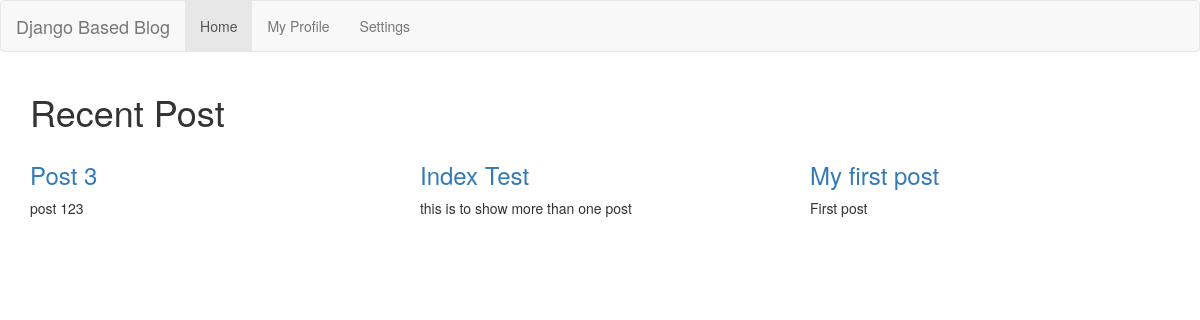
The page / on the database its author committed.
### blog/models.py (models this page shows, shortened)
class Post(models.Model):
    title = models.CharField(max_length=255)
    slug = models.SlugField(max_length=255, unique=True)
    summary = models.CharField(max_length=300)
    content = models.TextField()
    published = models.BooleanField(default=True)
    created = models.DateTimeField(auto_now_add=True)
    image = models.ImageField(upload_to='img')
    class Meta:
        ordering = ['-created']

### blog/views.py (the view)
# urls.py: url(r'^$', blog_views.index),
def index(request):
    posts = Post.objects.all()
    return render(request, 'index.html', {'posts': posts})

### blog/templates/index.html
{% extends 'base.html' %}
{% block content %}
    <div class="container">
        <div class="row">
            <div class="col-md-12">
                <h1 class="thin center">Recent Post</h1>
            </div>
        {% for post in posts %}
            <div class="col-md-4">
                <div class="card">
                    <div class="card-header" style="background:url({{ post.image.url }})">
                        <h3><a href="/post/{{ post.slug }}">{{ post.title }}</a></h3>
                    </div>
                    <p>{{ post.summary }}</p>
                </div>
            </div>
        {% endfor %}
        </div>
    </div>
{% endblock  %}

### blog/templates/base.html (shortened to what this page needs)
<!DOCTYPE html>
<html lang="en">
<head>
    {% load bootstrap3 %}
    {% bootstrap_css %}
</head>
<body>
    <nav class="navbar navbar-default">
        <a class="navbar-brand" href="/">Django Based Blog</a>
        <div class="collapse navbar-collapse" id="navbarNav">
            <ul class="nav navbar-nav">
                <li class="nav-item active">
                    <a class="nav-link" href="/">Home <span class="sr-only">(current)</span></a>
                </li>
                <li class="nav-item">
                    <a class="nav-link" href="#">My Profile</a>
                </li>
                <li class="nav-item">
                    <a class="nav-link" href="#">Settings</a>
                </li>
            </ul>
        </div>
    </nav>
    <div id="content">
        {% block content %}{% endblock %}
    </div>
</body>
</html>

### rows shown on the page
Post: title "Post 3", summary "post 123"
Post: title "Index Test", summary "this is to show more than one post"
Post: title "My first post", summary "First post"
